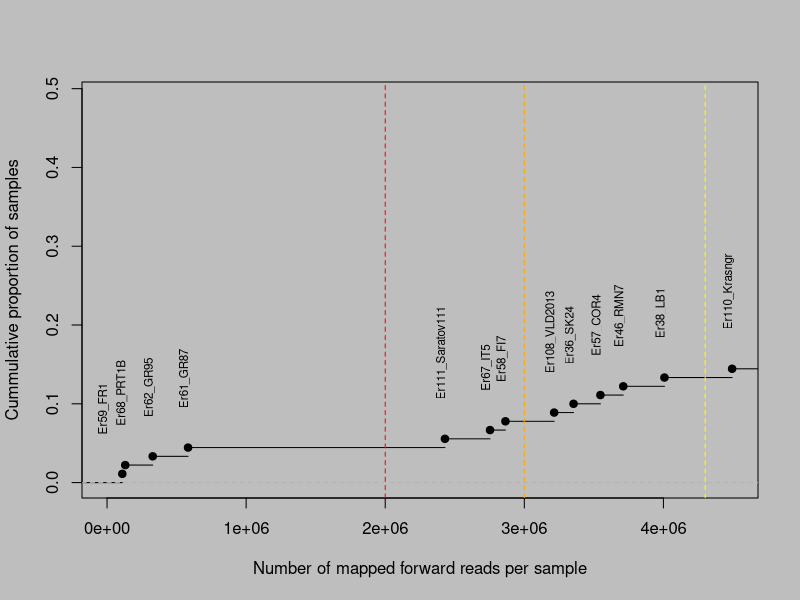

Generate this figure with R:
## ---- chunk 1
knitr::opts_chunk$set(echo = TRUE)
## ---- chunk 2
library(ggplot2)
mapped <- read.table('mapped.txt', col.names = c('sample','numReads'), row.names = 1)
popula <- read.table('popfile.txt', col.names = c('sample','pop'), row.names = 1)
mapped$pop <- popula[rownames(mapped), 'pop']
mapped$run <- factor(1, levels=c(1,2))
mapped[grep(paste(c('^Er(26', as.character(26:74), '75)_'), collapse = '|'),
            rownames(mapped), value = TRUE, perl = TRUE), 'run'] <- 1
mapped[grep(paste(c('^Er(76', as.character(77:114), '115)_'), collapse = '|'),
            rownames(mapped), value = TRUE, perl = TRUE), 'run'] <- 2

par(bg = 'gray')
plot(ecdf(mapped$numReads), xlim = c(0, 4.5e+06), main = '',
     xlab = 'Number of mapped forward reads per sample',
     ylab = 'Cummulative proportion of samples')
abline(v = 2.0e+06, col = 'red', lty = 2)
abline(v = 3.0e+06, col = 'orange', lty = 2)
abline(v = 4.3e+06, col = 'yellow', lty = 2)
text(x = c(0, sort(mapped$numReads)[2:13]),
     y = ecdf(mapped$numReads)(sort(mapped$numReads)[1:13]) + 0.05,
     labels = head(rownames(mapped[order(mapped$numReads),]), n=13),
     srt = 90, adj = c(0, 0), cex = 0.7)
## ---- chunk 3
write.table(row.names(mapped[mapped$numReads < 2.0e+06,]),
            file = 'below2M.txt', quote = FALSE, row.names = FALSE,
            col.names = FALSE)
## ---- chunk 4
sessionInfo()
